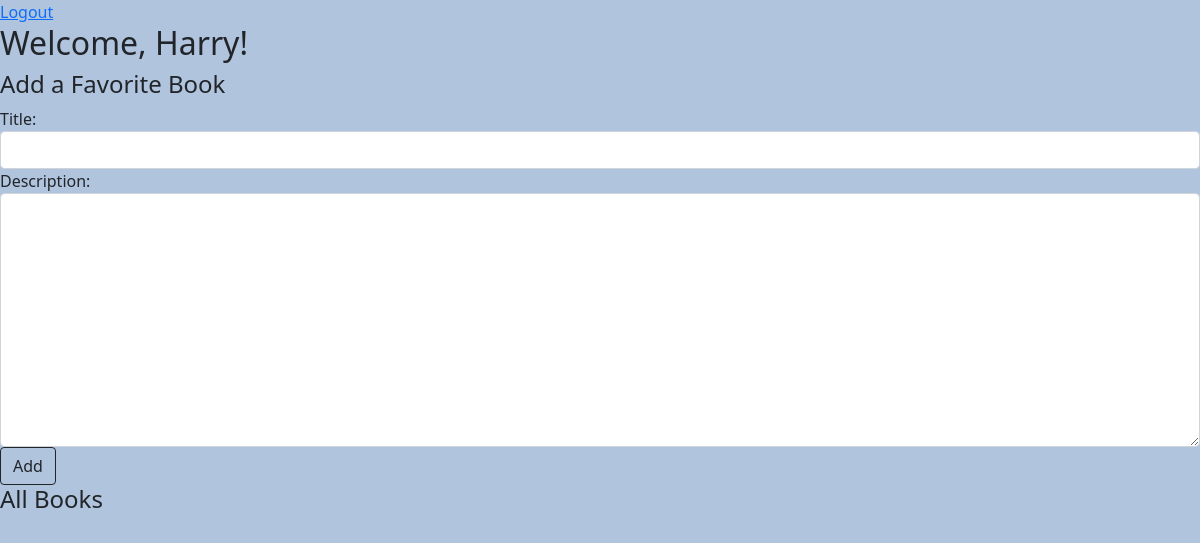
The page /books/ (signed in) on the database as committed earlier.
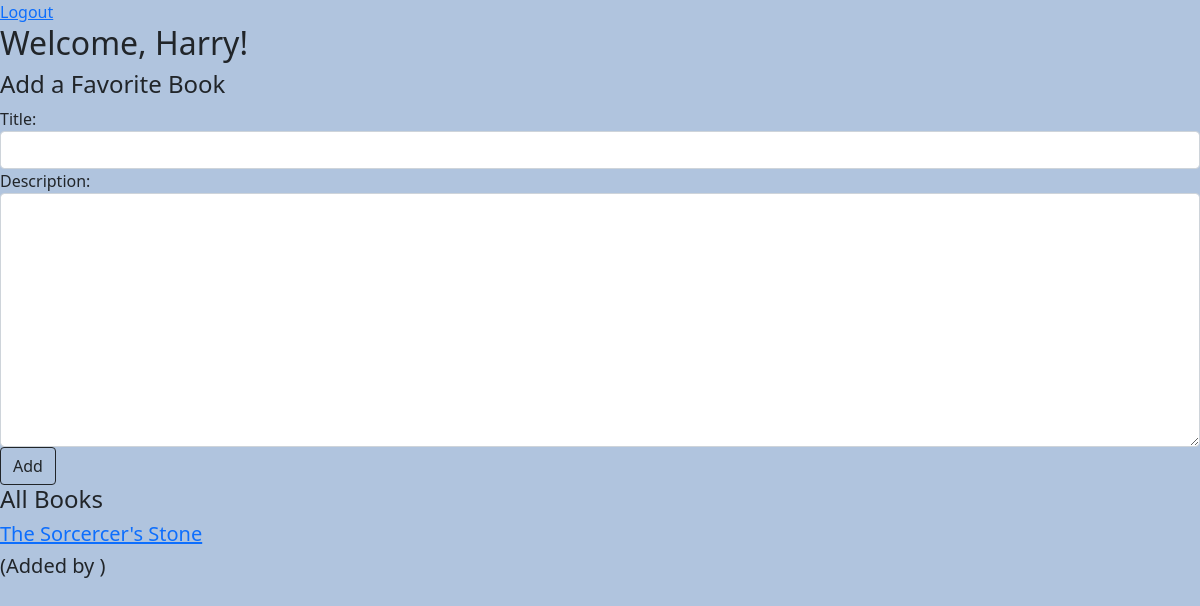
The same page on the database as committed later.
### RegLoginApp/models.py (models this page shows)
class User(models.Model):
    first_name = models.CharField(max_length=45)
    last_name = models.CharField(max_length=45)
    email_address = models.CharField(max_length=60)
    password = models.CharField(max_length=80)
    created_at = models.DateTimeField(auto_now_add=True)
    updated_at = models.DateTimeField(auto_now=True)
    objects = UserManager()

### book_app/models.py (models this page shows)
class Book(models.Model):
    title = models.CharField(max_length=30)
    description = models.CharField(max_length=255)
    created_at = models.DateTimeField(auto_now_add=True)
    updated_at = models.DateTimeField(auto_now=True)
    uploaded_by = models.ForeignKey(User, related_name="books_uploaded", on_delete=models.CASCADE)
    users_who_like = models.ManyToManyField(User, related_name="liked_book")

### book_app/views.py (the view)
# urls.py: path('', views.index),
def index(request):
    context = {
        'user': User.objects.get(id=request.session['user']),
        'allBooks': Book.objects.all(),
    }
    return render(request, 'book.html', context)

### book_app/templates/book.html (shortened to what this page needs)
<!DOCTYPE html>
<html lang="en">
<head>
    <link rel="stylesheet" href="https://cdn.jsdelivr.net/npm/bootstrap@5.1.1/dist/css/bootstrap.min.css">
    {% load static %}
    <link rel="stylesheet" href="{% static 'css/book_app_style.css' %}">
</head>
<body>
    <div>
        <div>
            <a href="/logout">Logout</a>
        </div>
        <div>
            <h2>Welcome, {{user.first_name}}!</h2>
        </div>
        <div class="form-group">
            <form action="/books/create" method="POST">
                <h4>Add a Favorite Book</h4>
                <label for="title">Title:</label>
                <input class="form-control" type="text" name="title" id="title">
                <label for="description">Description:</label>
                <textarea class="form-control" name="description" id="description" cols="30" rows="10"></textarea>
                <button type="submit" class="btn btn-outline-dark">Add</button>
            </form>
        </div>
        <div>
            <h4>All Books</h4>
            {% for book in allBooks %}
            <h5><a href="">{{book.title}}</a></h5>
            <h5>(Added by {{newBook.uploaded_by.first_name}} {{newBook.uploaded_by.last_name}})</h5>
            {% endfor %}
        </div>
    </div>
</body>
</html>

### book_app/static/css/book_app_style.css (style rules this page uses)
body { background-color: lightsteelblue; }
.btn { margin: 20px 0px; }

Rows that differ between the two databases and show on the page:
added Book: title "The Sorcercer's Stone"
